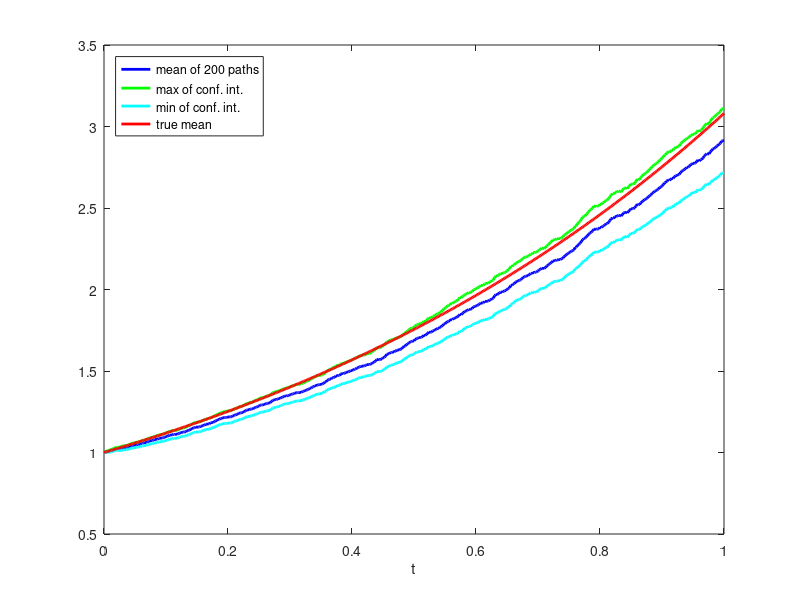

This figure's MATLAB source:
%BMEAN    Sample mean of function along a Brownian path
%         Function is exp(t + 0.5*W(t))

clf
randn('state',100)                                % set the state of randn
T = 1; N = 500; dt = T/N; t = [dt:dt:1];

M = 200;                                          % M paths simultaneously
dW = sqrt(dt)*randn(M,N);                         % increments
W = cumsum(dW,2);                                 % cumulative sum
U = exp(repmat(t,[M 1]) + 0.5*W);
Umean = mean(U);
Ustd = std(U);
Upper = Umean + 1.96*Ustd/sqrt(M);
Lower = Umean - 1.96*Ustd/sqrt(M);

True = exp(9*t/8); 

plot([0,t],[1,Umean],'b-','LineWidth',2), hold on  % plot mean over M paths
plot([0,t],[1,Upper],'g-','LineWidth',2)           % plot max of conf. int.
plot([0,t],[1,Lower],'c-','LineWidth',2)           % plot min of conf. int.
plot([0,t],[1,True],'r-','LineWidth',2)            % plot true mean value

xlabel('t')
legend('mean of 200 paths','max of conf. int.','min of conf. int.',...
             'true mean','Location','NorthWest')
